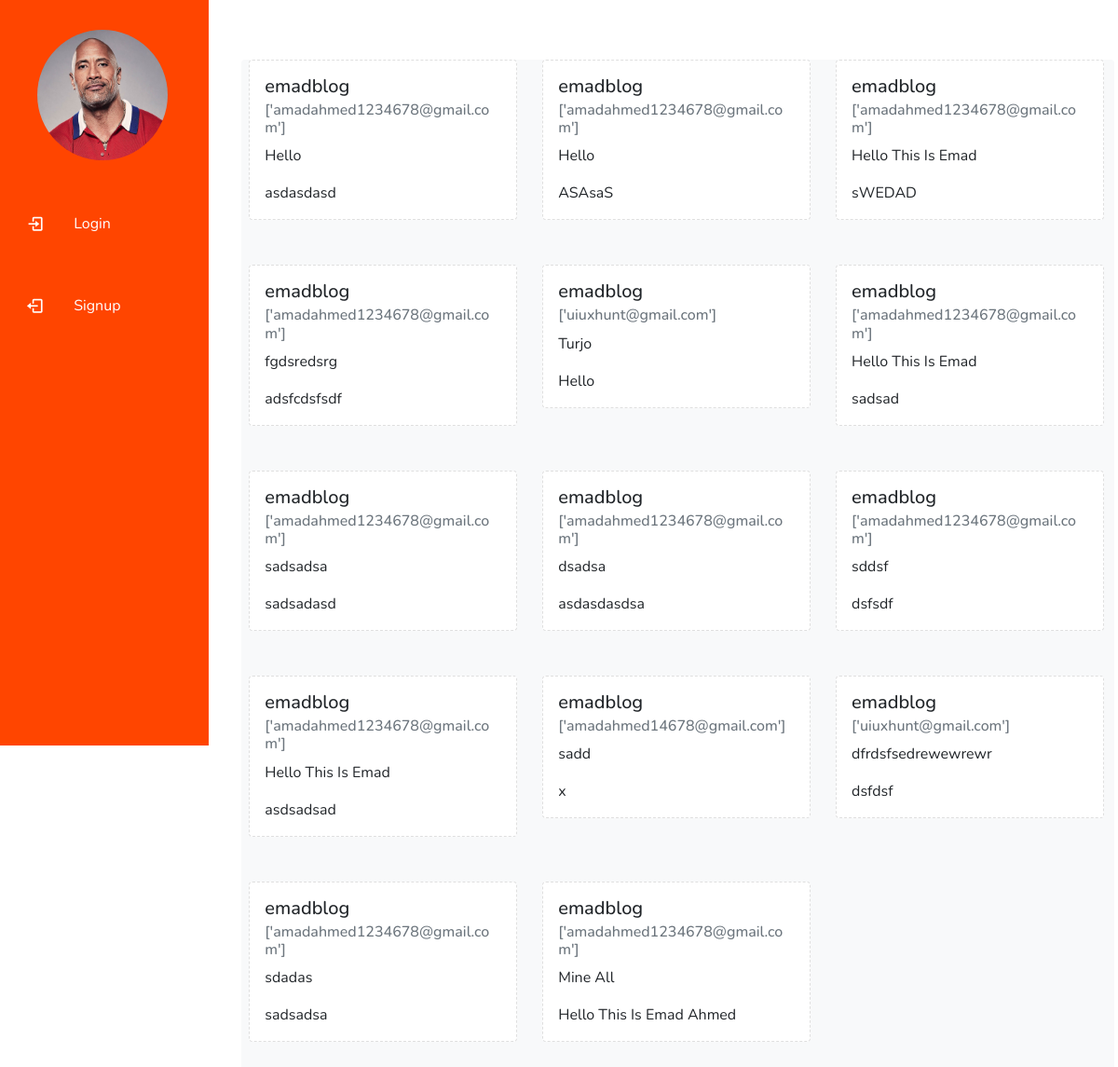
Screenshot of /showemail/1 with the database file from the repository.
### leapp/models/emailre.py (models this page shows)
class EmailSender(models.Model):
    user = models.ForeignKey(Contact, on_delete=models.CASCADE)
    from_email = models.EmailField()
    to_email = models.EmailField()
    subject = models.CharField(max_length=300, blank=True)
    message = models.TextField()
    date = models.DateTimeField(auto_now=True)
    document = models.FileField(upload_to='documents/', blank=True)

### leapp/models/signup.py (models this page shows, shortened)
class Contact(models.Model):
    f_name = models.CharField(max_length=100)
    l_name = models.CharField(max_length=100)
    insta_acc = models.URLField(max_length=200)
    phone = models.IntegerField(max_length=200)
    username = models.CharField(max_length=200)
    email = models.EmailField()

### leapp/views/history.py (the view)
# urls.py: path('showemail/<int:id>', showemail, name='showemail'),
def showemail(request, id):
    myid = Contact.objects.get(pk=id)
    myuser = myid.username
    emailmain = EmailSender.objects.filter(user__username=myuser)
    return render(request, 'showemail.html', {"emailmain": emailmain})

### leapp/templates/showemail.html (shortened to what this page needs)
{% extends 'base.html' %}
{% block content %}
{% load static %}
{% load custom %}
<link rel="stylesheet" href="{% static 'css/history.css' %}">
<section id="historySection" class="bg-light px-2  pb-5 ml-5 rounded">
    <div>
      {% if emailmain %}
      <div class="row">
        {% for emailuser in emailmain %}
        <div class="col-lg-4">
        <div class="card mb-5" style="width: 18rem;">
            <div class="card-body">
              <h5 class="card-title">{{emailuser.user.username}}</h5>
              <h6 class="card-subtitle mb-2 text-muted">{{emailuser.to_email}}</h6>
              <p class="card-text">{{emailuser.subject}}</p>
              <p class="card-text">{{emailuser.message}}</p>
            </div>
          </div>
        </div>
        {% endfor %}
    </div>
    {% else %}
    <h1 class="text-center mt-5 pt-5 text-danger">No Email Send</h1>
    {% endif %}
  </div>
</section>
{% endblock %}

### static/css/navbardesign.css (style rules this page uses)
:root { --header-height: 3rem; --nav-width: 68px; --first-color: #4723D9; --first-color-light: #AFA5D9; --white-color: #F7F6FB; --body-font: 'Nunito', sans-serif; --normal-font-size: 1rem; --z-fixed: 100 }
body { position: relative; margin: var(--header-height) 0 0 0; padding: 0 1rem; font-family: var(--body-font); font-size: var(--normal-font-size); transition: .5s }
@media screen and (min-width: 768px) { body { margin: calc(var(--header-height) + 1rem) 0 0 0; padding-left: calc(var(--nav-width) + 1rem) } }

### static/css/history.css (style rules this page uses)
.card { border-style: dashed !important; }

### rows the page displays
EmailSender: user.username "emadblog", to_email "['amadahmed1234678@gmail.com']", subject "Hello", message "asdasdasd"
EmailSender: user.username "emadblog", to_email "['amadahmed1234678@gmail.com']", subject "Hello", message "ASAsaS"
EmailSender: user.username "emadblog", to_email "['amadahmed1234678@gmail.com']", subject "Hello This Is Emad", message "sWEDAD"
EmailSender: user.username "emadblog", to_email "['amadahmed1234678@gmail.com']", subject "fgdsredsrg", message "adsfcdsfsdf"
EmailSender: user.username "emadblog", to_email "['uiuxhunt@gmail.com']", subject "Turjo", message "Hello"
EmailSender: user.username "emadblog", to_email "['amadahmed1234678@gmail.com']", subject "Hello This Is Emad", message "sadsad"
EmailSender: user.username "emadblog", to_email "['amadahmed1234678@gmail.com']", subject "sadsadsa", message "sadsadasd"
EmailSender: user.username "emadblog", to_email "['amadahmed1234678@gmail.com']", subject "dsadsa", message "asdasdasdsa"
EmailSender: user.username "emadblog", to_email "['amadahmed1234678@gmail.com']", subject "sddsf", message "dsfsdf"
EmailSender: user.username "emadblog", to_email "['amadahmed1234678@gmail.com']", subject "Hello This Is Emad", message "asdsadsad"
EmailSender: user.username "emadblog", to_email "['amadahmed14678@gmail.com']", subject "sadd", message "x"
EmailSender: user.username "emadblog", to_email "['uiuxhunt@gmail.com']", subject "dfrdsfsedrewewrewr", message "dsfdsf"
EmailSender: user.username "emadblog", to_email "['amadahmed1234678@gmail.com']", subject "sdadas", message "sadsadsa"
EmailSender: user.username "emadblog", to_email "['amadahmed1234678@gmail.com']", subject "Mine All", message "Hello This Is Emad Ahmed"
